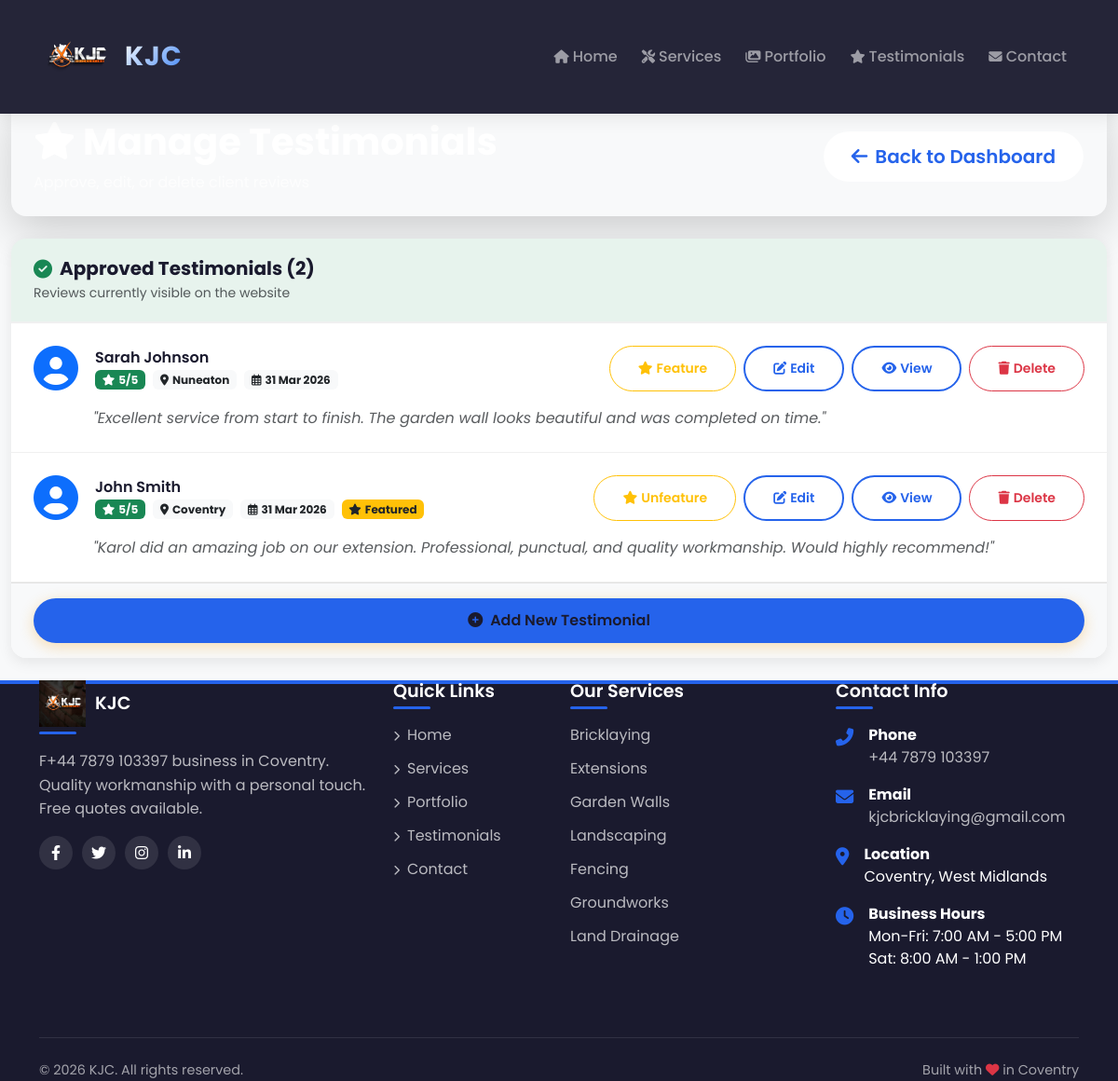
Page /admin/testimonials (signed in) on the earlier database version.
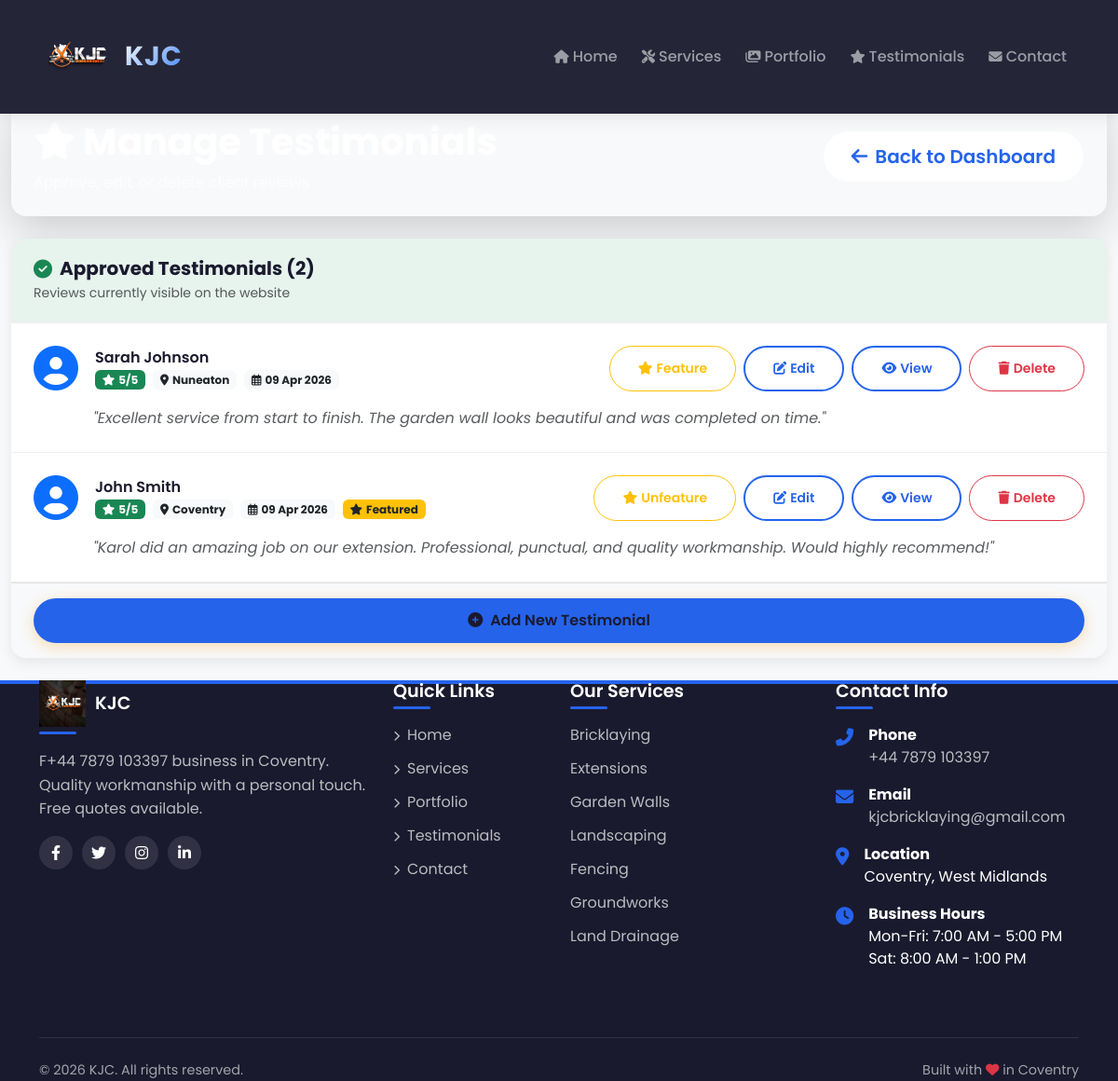
Same page on the later database version.
### database.py (models this page shows, shortened)
class Testimonial(db.Model):
    id = db.Column(db.Integer, primary_key=True)
    client_name = db.Column(db.String(100), nullable=False)
    client_email = db.Column(db.String(120), nullable=False)
    client_location = db.Column(db.String(100))
    client_image = db.Column(db.String(200))
    content = db.Column(db.Text, nullable=False)
    rating = db.Column(db.Integer, default=5)
    date = db.Column(db.DateTime, default=datetime.utcnow)
    approved = db.Column(db.Boolean, default=False)  # Default to False for pending approval
    featured = db.Column(db.Boolean, default=False)
    project_id = db.Column(db.Integer, db.ForeignKey('project.id', ondelete='SET NULL'))
    project = db.relationship('Project', backref='testimonials', foreign_keys=[project_id])
    ip_address = db.Column(db.String(45))
    user_agent = db.Column(db.String(200))
    created_at = db.Column(db.DateTime, default=datetime.utcnow)
    updated_at = db.Column(db.DateTime, default=datetime.utcnow, onupdate=datetime.utcnow)

### app.py (the view)
@app.route('/admin/testimonials')
@login_required
def admin_testimonials():
    pending = Testimonial.query.filter_by(approved=False).order_by(Testimonial.date.desc()).all()
    approved = Testimonial.query.filter_by(approved=True).order_by(Testimonial.date.desc()).all()
    return render_template('admin/testimonials.html', pending=pending, approved=approved, now=datetime.now())

### app.py (called while the page is built)
@login_manager.user_loader
def load_user(user_id):
    return User.query.get(int(user_id))

@app.context_processor
def inject_now():
    return {
        'now': datetime.now(),
        'site_title': SiteSettings.get('site_title', 'KJC'),
        'site_phone': SiteSettings.get('phone', '+44 7879 103397'),
        'site_email': SiteSettings.get('email', 'kjcbricklaying@gmail.com'),
        'site_address': SiteSettings.get('address', 'Coventry, West Midlands'),
        'whatsapp_number': SiteSettings.get('whatsapp', '+44 7879 103397'),
        'facebook_url': SiteSettings.get('facebook', '#'),
        'twitter_url': SiteSettings.get('twitter', '#'),
        'instagram_url': SiteSettings.get('instagram', '#'),
        'linkedin_url': SiteSettings.get('linkedin', '#')
    }

### database.py (called while the page is built)
    @staticmethod
    def get(key, default=None):
        setting = SiteSettings.query.filter_by(key=key).first()
        return setting.value if setting else default

### templates/admin/testimonials.html (shortened to what the changed rows need)
{% extends "base.html" %}
{% block content %}
<div class="container-fluid py-4">
  <div class="row mb-4">
    <div class="col-12">
      <div class="page-header-modern bg-gradient-primary text-white p-4 rounded-4 shadow-lg">
        <div class="d-flex justify-content-between align-items-center flex-wrap gap-3">
          <div>
            <h1 class="display-6 fw-bold mb-2">
              <i class="fas fa-star me-2"></i>Manage Testimonials
            </h1>
          </div>
        </div>
      </div>
    </div>
  </div>
  <div class="row">
    <div class="col-12">
      <div class="admin-card">
        <div class="admin-card-body p-0">
          {% if approved and approved|length > 0 %}
          <div class="testimonials-list">
            {% for testimonial in approved %}
            <div class="testimonial-item approved" data-id="{{ testimonial.id }}">
              <div class="testimonial-header">
                <div class="testimonial-info">
                  <div class="testimonial-avatar">
                    {% if testimonial.client_image %}
                    <img src="{{ testimonial.client_image }}" alt="{{ testimonial.client_name }}" class="rounded-circle" style="width: 50px; height: 50px; object-fit: cover">
                    {% else %}
                    <i class="fas fa-user-circle fa-3x text-primary"></i>
                    {% endif %}
                  </div>
                  <div class="testimonial-details">
                    <h6 class="mb-1">{{ testimonial.client_name }}</h6>
                    <div class="testimonial-meta">
                      <span class="badge bg-success">
                        <i class="fas fa-star me-1"></i>{{ testimonial.rating }}/5
                      </span>
                      {% if testimonial.client_location %}
                      <span class="badge bg-light text-dark">
                        <i class="fas fa-map-marker-alt me-1"></i>{{ testimonial.client_location }}
                      </span>
                      {% endif %}
                      <span class="badge bg-light text-dark">
                        <i class="far fa-calendar-alt me-1"></i>{{ testimonial.date.strftime('%d %b %Y') }}
                      </span>
                      {% if testimonial.featured %}
                      <span class="badge bg-warning text-dark">
                        <i class="fas fa-star me-1"></i>Featured
                      </span>
                      {% endif %}
                    </div>
                  </div>
                </div>
                <div class="testimonial-actions">
                  <button class="btn btn-sm btn-outline-warning toggle-featured"
                          data-id="{{ testimonial.id }}"
                          data-featured="{{ testimonial.featured }}">
                    <i class="fas fa-star me-1"></i>{% if testimonial.featured %}Unfeature{% else %}Feature{% endif %}
                  </button>
                  <button class="btn btn-sm btn-outline-primary edit-testimonial"
                          data-id="{{ testimonial.id }}"
                          data-name="{{ testimonial.client_name }}"
                          data-email="{{ testimonial.client_email }}"
                          data-location="{{ testimonial.client_location }}"
                          data-rating="{{ testimonial.rating }}"
                          data-content="{{ testimonial.content }}"
                          data-image="{{ testimonial.client_image }}">
                    <i class="fas fa-edit me-1"></i>Edit
                  </button>
                  <button class="btn btn-sm btn-outline-primary view-testimonial"
                          data-name="{{ testimonial.client_name }}"
                          data-email="{{ testimonial.client_email }}"
                          data-location="{{ testimonial.client_location }}"
                          data-rating="{{ testimonial.rating }}"
                          data-content="{{ testimonial.content }}"
                          data-date="{{ testimonial.date.strftime('%d %B %Y at %H:%M') }}">
                    <i class="fas fa-eye me-1"></i>View
                  </button>
                  <button class="btn btn-sm btn-outline-danger delete-testimonial"
                          data-id="{{ testimonial.id }}"
                          data-name="{{ testimonial.client_name }}">
                    <i class="fas fa-trash me-1"></i>Delete
                  </button>
                </div>
              </div>
              <div class="testimonial-preview">
                <p class="mb-0 text-muted">
                  "{{ testimonial.content[:150] }}{% if testimonial.content|length > 150 %}...{% endif %}"
                </p>
              </div>
            </div>
            {% endfor %}
          </div>
          {% else %}
          <div class="text-center py-5">
            <i class="fas fa-star fa-3x text-muted mb-3"></i>
            <p class="mb-0">No approved testimonials yet</p>
            <small class="text-muted">Add testimonials or approve pending ones</small>
          </div>
          {% endif %}
        </div>
      </div>
    </div>
  </div>
</div>
{% endblock %}

Differences in the rows shown:
changed Testimonial "Sarah Johnson": date "31 Mar 2026" → "09 Apr 2026"
changed Testimonial "John Smith": date "31 Mar 2026" → "09 Apr 2026"
